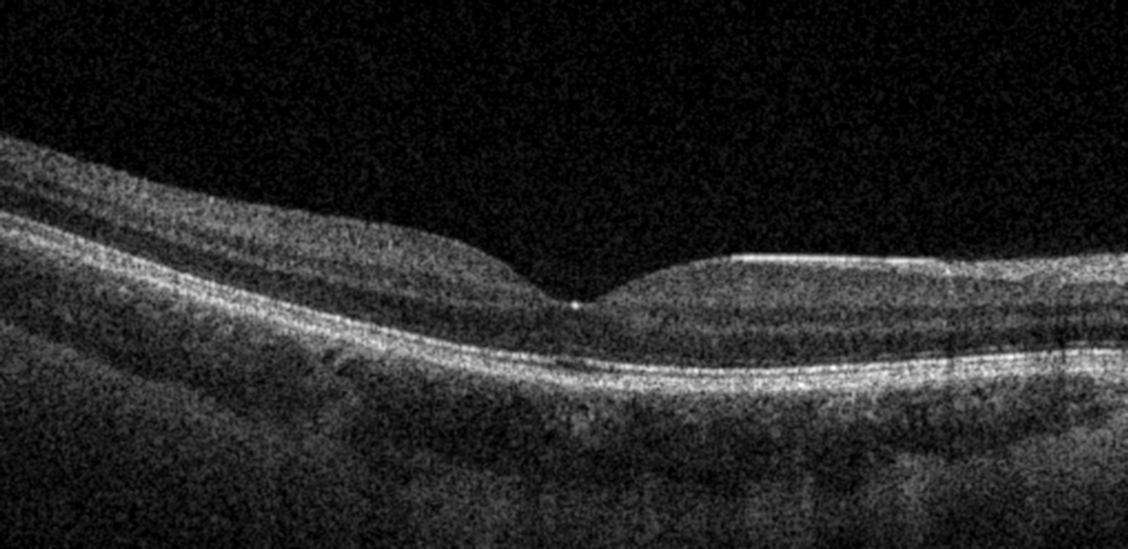
#> input picture 1. Exercise/INVALID/Normalized_Img.tif, 1128 x 549 px
$ python canny_test.py
#> lines starting #> are read from the running program, lines starting #| are printed output that depends on the picture; after the words box and inside, x2 and y2 are one past the last pixel; in counts of white or black regions, pixels touching at a corner belong together
# -*- coding: utf-8 -*-
"""
Created on Tue Nov 15 09:14:08 2022

@author: Peter Rott
"""

import cv2
import numpy as np

bits=2**16
t_low=125
t_up = 255

img_norm = cv2.imread("./Normalized_Img.tif",cv2.IMREAD_ANYCOLOR | cv2.IMREAD_ANYDEPTH)
#> img_norm is the input picture: shape (549, 1128) float32; min 5.38e-10, max 1, mean 0.142

img = np.uint8(img_norm*255)
c_edge = cv2.Canny(img,t_low,t_up)
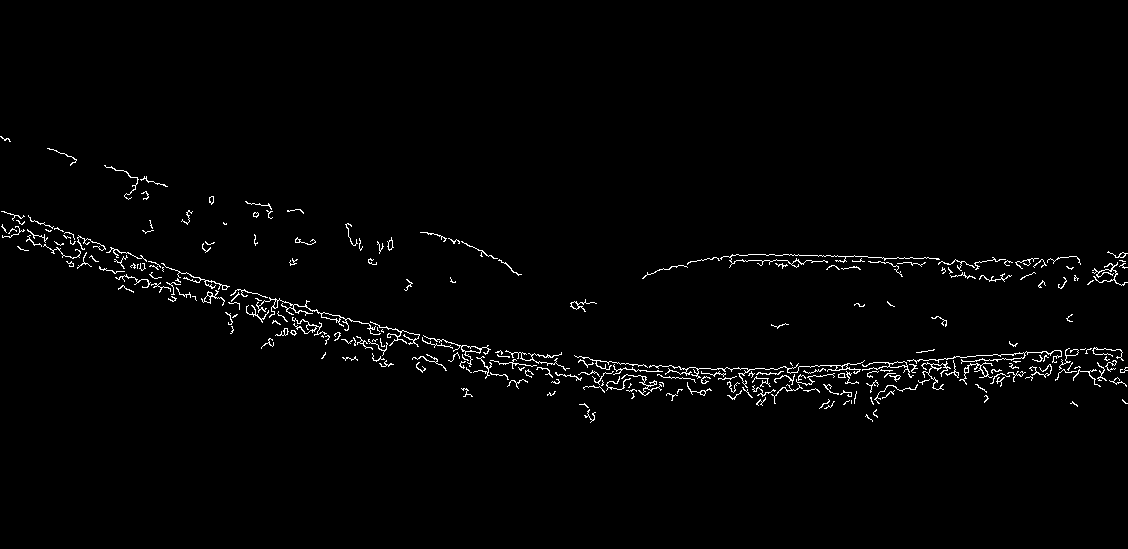
#> c_edge: shape (549, 1128); 1.6% white in thin lines or dots, all inside (x1, y1, x2, y2) = (0, 136, 1128, 423)
cv2.imwrite('Canny_Edge_Detection.tif', c_edge)
